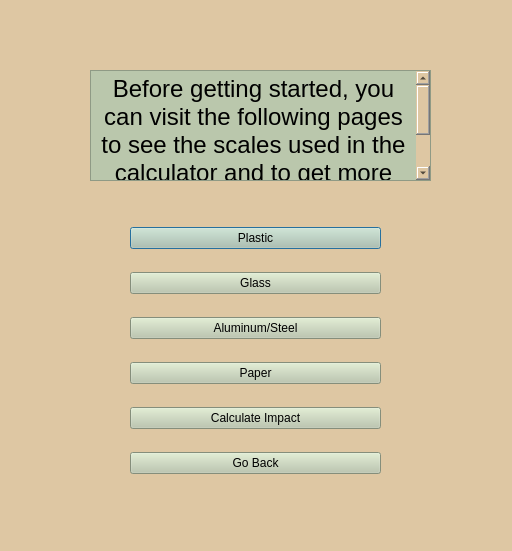
<?xml version="1.0" encoding="UTF-8"?>
<ui version="4.0">
 <class>StartPage</class>
 <widget class="QDialog" name="StartPage">
  <property name="geometry">
   <rect>
    <x>0</x>
    <y>0</y>
    <width>512</width>
    <height>551</height>
   </rect>
  </property>
  <property name="windowTitle">
   <string>Dialog</string>
  </property>
  <property name="styleSheet">
   <string notr="true">background-color: rgb(222, 199, 163);</string>
  </property>
  <widget class="QWidget" name="layoutWidget">
   <property name="geometry">
    <rect>
     <x>130</x>
     <y>210</y>
     <width>251</width>
     <height>281</height>
    </rect>
   </property>
   <layout class="QVBoxLayout" name="verticalLayout">
    <item>
     <widget class="QPushButton" name="pushButton_plastic">
      <property name="styleSheet">
       <string notr="true">background-color: rgb(186, 199, 172);</string>
      </property>
      <property name="text">
       <string>Plastic</string>
      </property>
     </widget>
    </item>
    <item>
     <widget class="QPushButton" name="pushButton_glass">
      <property name="styleSheet">
       <string notr="true">background-color: rgb(186, 199, 172);</string>
      </property>
      <property name="text">
       <string>Glass</string>
      </property>
     </widget>
    </item>
    <item>
     <widget class="QPushButton" name="pushButton_aluminum">
      <property name="styleSheet">
       <string notr="true">background-color: rgb(186, 199, 172);</string>
      </property>
      <property name="text">
       <string>Aluminum/Steel</string>
      </property>
     </widget>
    </item>
    <item>
     <widget class="QPushButton" name="pushButton_paper">
      <property name="styleSheet">
       <string notr="true">background-color: rgb(186, 199, 172);</string>
      </property>
      <property name="text">
       <string>Paper</string>
      </property>
     </widget>
    </item>
    <item>
     <widget class="QPushButton" name="pushButton_impact">
      <property name="styleSheet">
       <string notr="true">background-color: rgb(186, 199, 172);</string>
      </property>
      <property name="text">
       <string>Calculate Impact</string>
      </property>
     </widget>
    </item>
    <item>
     <widget class="QPushButton" name="pushButton_goback">
      <property name="styleSheet">
       <string notr="true">background-color: rgb(186, 199, 172);</string>
      </property>
      <property name="text">
       <string>Go Back</string>
      </property>
     </widget>
    </item>
   </layout>
  </widget>
  <widget class="QTextBrowser" name="textBrowser">
   <property name="geometry">
    <rect>
     <x>90</x>
     <y>70</y>
     <width>341</width>
     <height>111</height>
    </rect>
   </property>
   <property name="styleSheet">
    <string notr="true">background-color: rgb(186, 199, 172);</string>
   </property>
   <property name="html">
    <string>&lt;!DOCTYPE HTML PUBLIC &quot;-//W3C//DTD HTML 4.0//EN&quot; &quot;http://www.w3.org/TR/REC-html40/strict.dtd&quot;&gt;
&lt;html&gt;&lt;head&gt;&lt;meta name=&quot;qrichtext&quot; content=&quot;1&quot; /&gt;&lt;meta charset=&quot;utf-8&quot; /&gt;&lt;style type=&quot;text/css&quot;&gt;
p, li { white-space: pre-wrap; }
&lt;/style&gt;&lt;/head&gt;&lt;body style=&quot; font-family:'.AppleSystemUIFont'; font-size:13pt; font-weight:400; font-style:normal;&quot;&gt;
&lt;p align=&quot;center&quot; style=&quot; margin-top:0px; margin-bottom:0px; margin-left:0px; margin-right:0px; -qt-block-indent:0; text-indent:0px;&quot;&gt;&lt;span style=&quot; font-size:18pt;&quot;&gt;Before getting started, you can visit the following pages to see the scales used in the calculator and to get more detailed information about recycling.&lt;/span&gt;&lt;/p&gt;&lt;/body&gt;&lt;/html&gt;</string>
   </property>
  </widget>
 </widget>
 <resources/>
 <connections/>
</ui>
